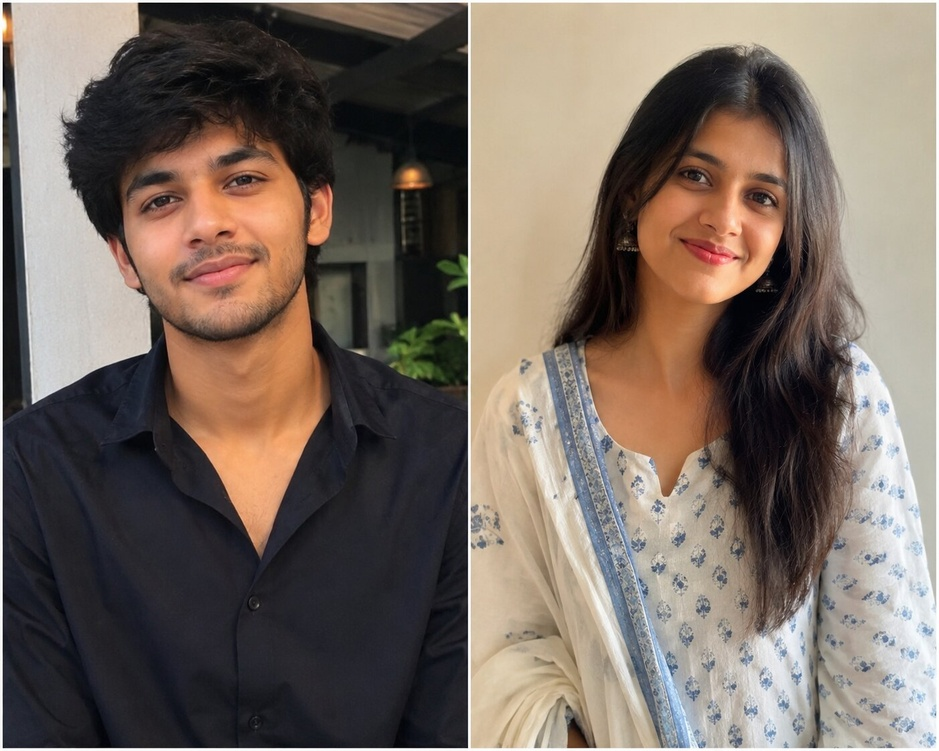
#> input picture data/photo.jpg, 939 x 751 px, shrunk from 1402 x 1122 before the run, found by its file name
$ python skin_tone_classifier.py
#> lines starting #> are read from the running program, lines starting #| are printed output that depends on the picture
import cv2
import numpy as np

def classify_skin_tone(h, s, v):
    """
    Classifies skin tone as warm, cool, or neutral based on HSV values.
    h = Hue (0-179 in OpenCV)
    s = Saturation (0-255)
    v = Value/Brightness (0-255)
    """
    if h <= 20 and s > 60:
        return "warm"
    elif h <= 20 and s <= 60:
        return "neutral"
    else:
        return "cool"


def analyze_photo(image_path):
#> called with image_path = 'data/photo.jpg'
    face_cascade = cv2.CascadeClassifier(
        cv2.data.haarcascades + 'haarcascade_frontalface_default.xml'
    )

    img = cv2.imread(image_path)
#> img is the input picture: shape (751, 939, 3); mean B, G, R 97.8, 107.1, 120
    if img is None:
        print(f"Error: Could not load {image_path}")
        return None

    gray = cv2.cvtColor(img, cv2.COLOR_BGR2GRAY)
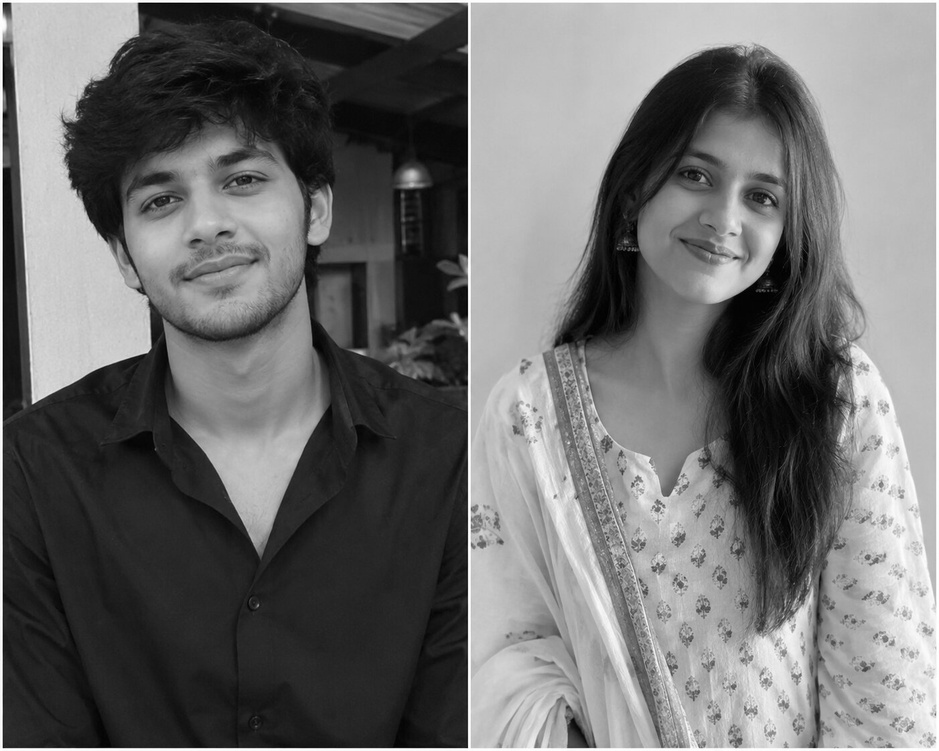
#> gray: shape (751, 939); min 0, max 255, mean 109.9
    faces = face_cascade.detectMultiScale(gray, scaleFactor=1.1, minNeighbors=8, minSize=(80, 80))
#> faces = [[628, 115, 189, 189], [101, 106, 216, 216]]

    if len(faces) == 0:
        print(f"No face detected in {image_path}")
        return None

    (x, y, w, h) = faces[0]
#> x = 628; y = 115; w = 189; h = 189
    face_region = img[y:y+h, x:x+w]
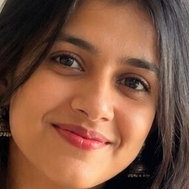
#> face_region: shape (189, 189, 3); mean B, G, R 65.4, 85.8, 127.3
    face_hsv = cv2.cvtColor(face_region, cv2.COLOR_BGR2HSV)
#> face_hsv: shape (189, 189, 3); mean H, S, V 25.2, 118.3, 127.5

    avg_hue = np.mean(face_hsv[:, :, 0])
#> avg_hue = 25.24
    avg_saturation = np.mean(face_hsv[:, :, 1])
#> avg_saturation = 118.3
    avg_value = np.mean(face_hsv[:, :, 2])
#> avg_value = 127.5

    skin_tone = classify_skin_tone(avg_hue, avg_saturation, avg_value)
#> skin_tone = 'cool'

    print(f"\nImage: {image_path}")
    print(f"Hue: {avg_hue:.2f}, Saturation: {avg_saturation:.2f}, Value: {avg_value:.2f}")
#| Hue: 25.24, Saturation: 118.34, Value: 127.53
    print(f"Classified skin tone: {skin_tone.upper()}")
#| Classified skin tone: COOL

    return skin_tone


if __name__ == "__main__":
    # Test it on your photo
    analyze_photo("data/photo.jpg")

$ run again, with data/flipped.jpg copied over data/photo.jpg
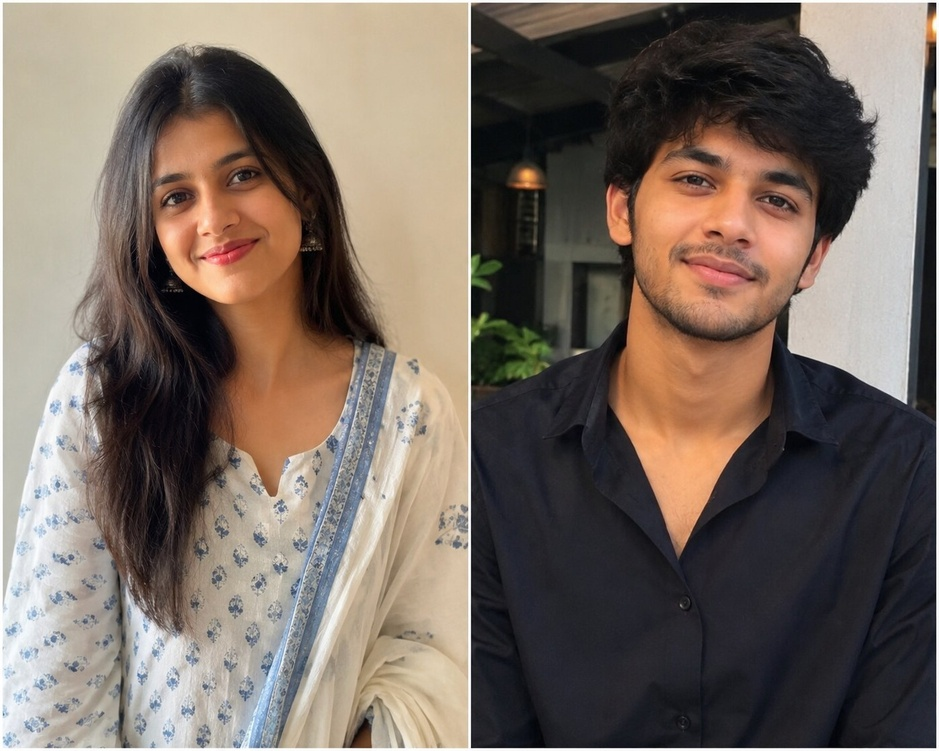
#> input picture data/flipped.jpg, 939 x 751 px, shrunk from 1402 x 1122 before the run, found by its file name
#> in analyze_photo, img is the input picture: shape (751, 939, 3); mean B, G, R 97.8, 107.1, 120
#> in analyze_photo, `gray = cv2.cvtColor(img, cv2.COLOR_BGR2GRAY)`:
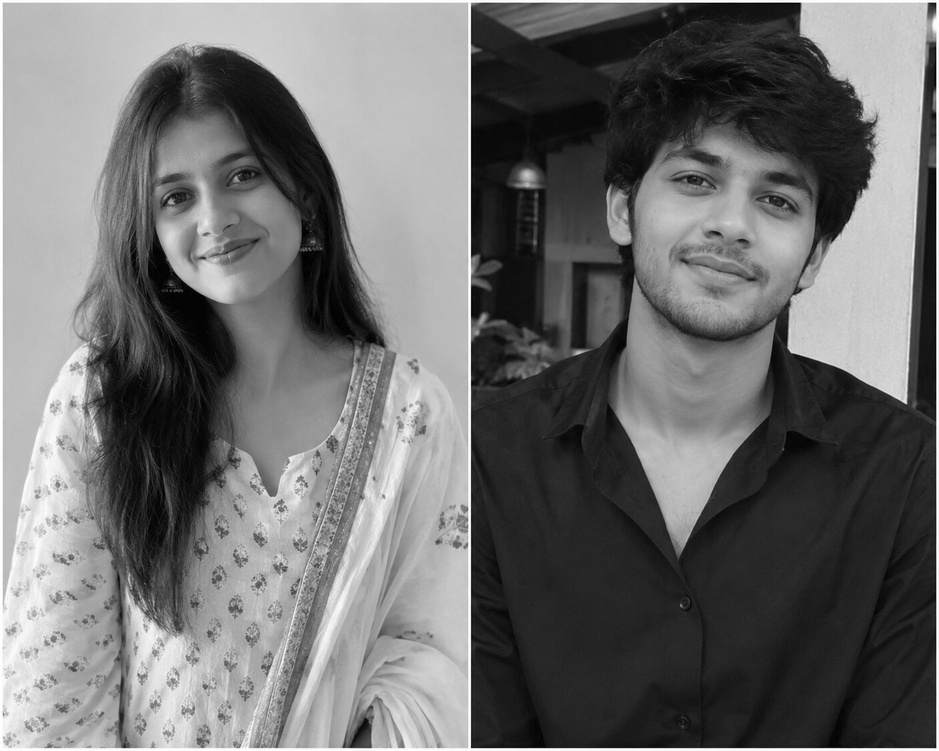
#> gray: shape (751, 939); min 0, max 255, mean 109.9
#> faces = [[124, 119, 177, 177], [619, 106, 216, 216]]
#> x = 124; y = 119; w = 177
#> in analyze_photo, `face_region = img[y:y+h, x:x+w]`:
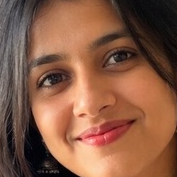
#> face_region: shape (177, 177, 3); mean B, G, R 69.3, 91.2, 135.8
#> face_hsv: shape (177, 177, 3); mean H, S, V 24.2, 119, 135.9
#> avg_hue = 24.15
#> avg_saturation = 119
#> avg_value = 135.9
#> skin_tone = 'cool'
#| Hue: 24.15, Saturation: 119.00, Value: 135.95
#| Classified skin tone: COOL
